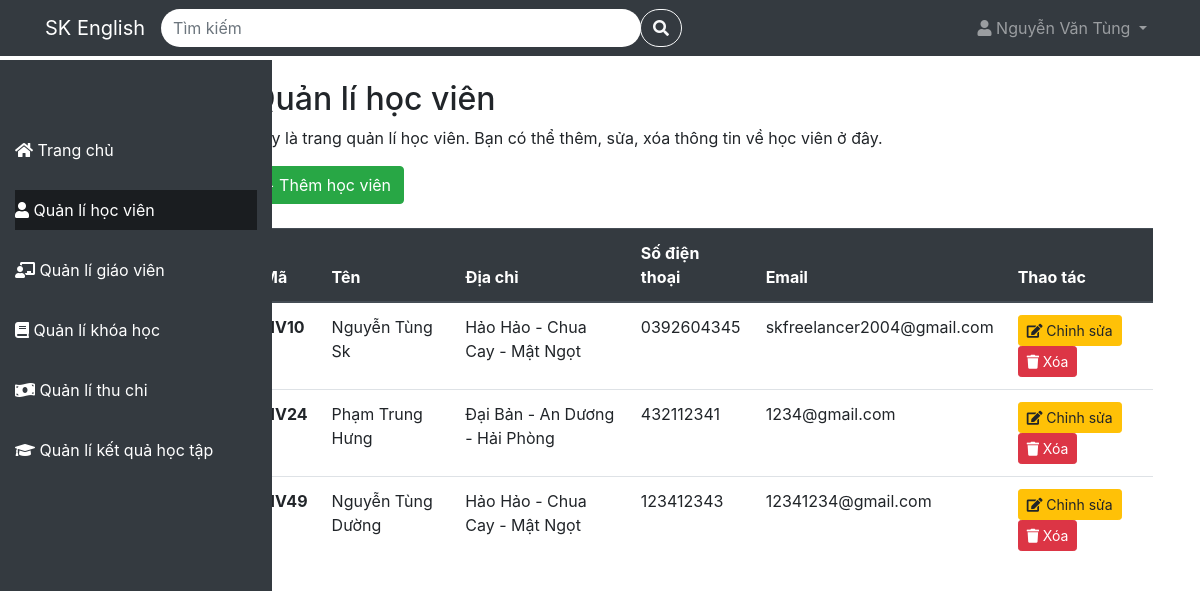
Page /QuanLiTrungTamTA/student (signed in) on the earlier database version.
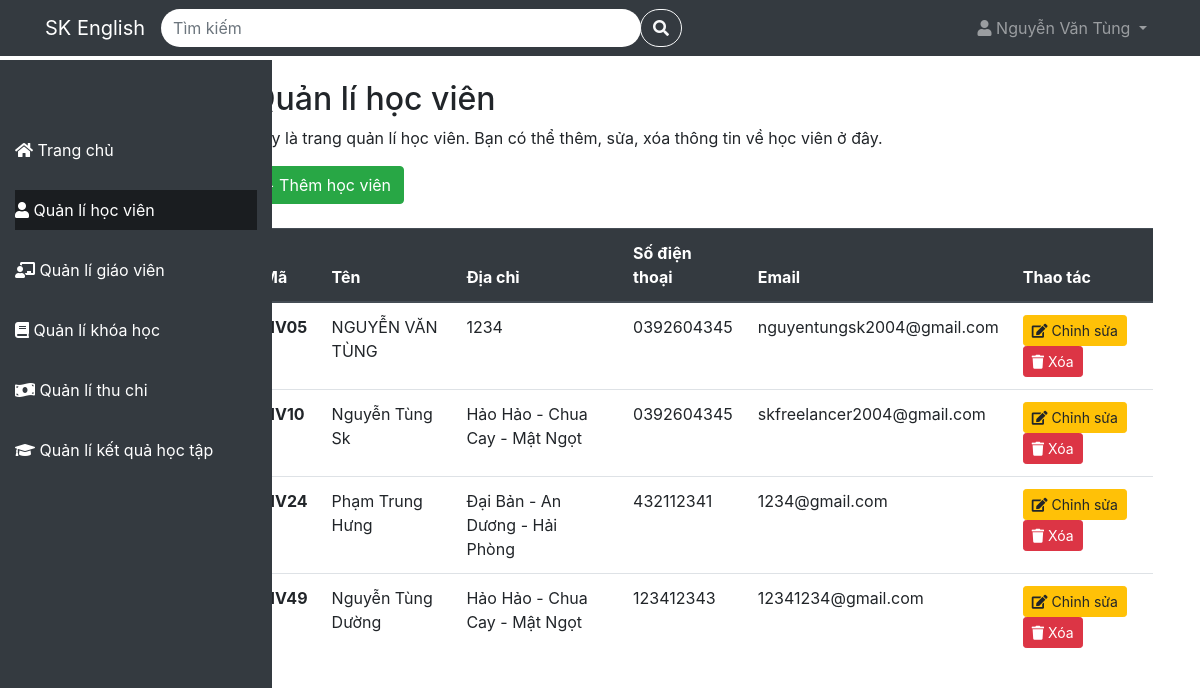
Same page on the later database version.
### tables this page shows
CREATE TABLE `students` (
  `student_id` varchar(4) NOT NULL,
  `name` varchar(100) NOT NULL,
  `address` varchar(100) DEFAULT NULL,
  `phone` varchar(10) NOT NULL,
  `email` varchar(100) NOT NULL
);

### app/Controller/StudentController.php (called while the page is built, shortened)
<?php
class StudentController {
    protected $config = [
        'host' => 'localhost',
        'dbname' => 'quanlytrungtamta',
        'user' => 'root',
        'password' => ''
    ];
    protected $db;
    public function __construct() {
        $this->db = new Database($this->config);
    }
    public function index(){
        $checkSearch = false;
        try {
            if($checkSearch){
                $listStudent = $this->db->table('students')->search(['student_id','name', 'address', 'phone', 'email'], $search);
            }else{
                $listStudent = $this->db->table('students')->get();
            }
        } catch (PDOException $e) {
            $this->db->logToConsole('lỗi lấy dữ liệu cho trang student: ' . $e->getMessage());
        }
        include './app/View/Student/student.php';
    }
}
?>

### index.php (called while the page is built, shortened)
<?php
include './app/Model/Model.php';
include './app/Controller/StudentController.php';
$route = new Route();
$route->get('/', 'LandingController@index');
$route->post('/login', 'LoginController@index');
$route->post('/logout', 'LogoutController@index');
$route->post('/register', 'RegisterController@index');
$route->post('/verify', 'RegisterController@verify');
$route->post('/forgotPassword', 'ForgotPasswordController@index');
$route->post('/courseRegistration', 'RegisterController@courseRegistration');
if(isset($_SESSION['full_name']) && !empty($_SESSION['full_name']))
{
    $route->get('/home', 'HomeController@index');
    $route->get('/student', 'StudentController@index');
    $route->post('/student/deleteStudent', 'StudentController@deleteStudent');
    $route->post('/student/editStudent', 'StudentController@editStudent');
    $route->post('/student/addStudent', 'RegistrationController@addStudent');
    $route->get('/teacher', 'TeacherController@index');
    $route->post('/teacher/addTeacher', 'TeacherController@addTeacher');
    $route->post('/teacher/editTeacher', 'TeacherController@editTeacher');
    $route->post('/teacher/deleteTeacher', 'TeacherController@deleteTeacher');
    $route->get('/course', 'CourseController@index');
    $route->post('/course/addCourse', 'CourseController@addCourse');
    $route->post('/course/deleteCourse', 'CourseController@deleteCourse');
    $route->post('/course/edit', 'CourseController@editCourse');
    $route->get('/course/detail', 'CourseController@show@detailCourse.php');
    $route->post('/course/addSchedule', 'ScheduleController@addSchedule');
    $route->post('/course/deleteSchedule', 'ScheduleController@deleteSchedule');
    $route->get('/payment', 'PaymentController@index');
    $route->get('/achievement', 'AchievementController@index');
}
$requestUri = $_SERVER['REQUEST_URI'];
$route->handle($requestUri);
?>

### app/Model/Model.php (called while the page is built, shortened)
<?php
class Database {
    protected
        $table = '',
        $host = '',
        $user ='',
        $password = '',
        $dbname = '',
        $conn = null;
    public function __construct($config){
        $this->host = $config['host'];
        $this->user = $config['user'];
        $this->password = $config['password'];
        $this->dbname = $config['dbname'];
    }
    protected function connect(){
        try{
            $this->conn = new PDO("mysql:host=$this->host;dbname=$this->dbname", $this->user, $this->password);
            $this->conn->setAttribute(PDO::ATTR_ERRMODE, PDO::ERRMODE_EXCEPTION);
        }catch(PDOException $e){
            echo "Lỗi kết nối đến cơ sở dữ liệu: ".$e->getMessage();
        }
    }
    public function get($data = [])
    {
        try {
            if (empty($data)) {
                $sqlString = "select * from $this->table";
                $query = $this->conn->prepare($sqlString);
                $query->execute();
            } else {
                $stmt = join('=? and ', array_keys($data));
                $stmt .= '=?';
                $sqlString = "select * from $this->table where $stmt";
                $query = $this->conn->prepare($sqlString);
                $query->execute(array_values($data));
            }
            return $query->fetchAll(PDO::FETCH_ASSOC);
        } catch (PDOException $e) {
            $this->logToConsole("Lỗi đọc dữ liệu: " . $e->getMessage());
        }
    }
    public function JoinTable($table = [], $where = []) {
        try {
            $sqlString = "SELECT * FROM $this->table";
            $id = array_values($table);
            $tableKeys = array_keys($table);
            for ($i = 0; $i < count($tableKeys); $i++) {
                $sqlString .= " INNER JOIN " . $tableKeys[$i] . " ON " . $this->table . "." . $id[$i] . " = " . $tableKeys[$i] . "." . $id[$i];
            }
            if (!empty($where)) {
                $sqlString .= " WHERE ";
                $conditions = [];
                foreach (array_keys($where) as $column) {
                    $conditions[] = $column . " LIKE ?";
                }
                $sqlString .= implode(" AND ", $conditions);
            }
            $query = $this->conn->prepare($sqlString);
            if (!empty($where)) {
                $i = 1;
                foreach (array_values($where) as $value) {
                    $query->bindValue($i, '%' . $value . '%');
                    $i++;
                }
            }
            $query->execute();
            $results = $query->fetchAll(PDO::FETCH_ASSOC);
            return $results;
        } catch (PDOException $e) {
            $this->logToConsole("Lỗi đọc dữ liệu: " . $e->getMessage());
            return [];
        } catch (Exception $e) {
            $this->logToConsole("Lỗi: " . $e->getMessage());
            return [];
        }
    }
    public function table($table){
        $this->table = $table;
        return $this;
    }
}
?>

### app/View/Student/student.php (the view, shortened to what the changed rows need)
<!DOCTYPE html>
<html lang="en">
<head>
  <link rel="stylesheet" href="https://cdnjs.cloudflare.com/ajax/libs/font-awesome/5.15.4/css/all.min.css">
  <link rel="stylesheet" href="https://maxcdn.bootstrapcdn.com/bootstrap/4.5.2/css/bootstrap.min.css">
  <link rel="stylesheet" href=".\public\css\cssProject.css">
  <link rel="stylesheet" href="..\public\css\cssProject.css">
</head>
<body>
<?php include './app/View/Template/sidebar.php' ?>
<div class="main-content">
    <div class="container mt-5">
      <h2>Quản lí học viên</h2>
      <table class="table">
        <thead class="thead-dark">
          <tr>
            <th scope="col">Mã</th>
            <th scope="col">Tên</th>
            <th scope="col">Địa chỉ</th>
            <th scope="col">Số điện thoại</th>
            <th scope="col">Email</th>
            <th scope="col">Thao tác</th>
          </tr>
        </thead>
        <tbody>
            <?php if (!empty($listStudent)): ?>
              <?php
                  foreach($listStudent as $student):
                    $listRegistration = $this->db->table('registrations')->JoinTable(['schedules'=>'schedule_id'],['student_id'=>$student['student_id']]);
                    $data_registration = [];
                    foreach($listRegistration as $registration){
                        $tmp = $this->db->table('schedules')->JoinTable(['course'=>'course_id'],['schedule_id'=>$registration['schedule_id']]);
                        $merged_data = array_merge($tmp[0], $registration);
                        $data_registration[] = $merged_data;
                    }
                    $data_registration = json_encode($data_registration);
                ?>
                <tr class="table-row-hover">
                    <th scope="row"
                      data-toggle="modal"
                      data-target="#detailStudent"
                      data-name="<?php echo $student['name']?>"
                      data-address="<?php echo $student['address']?>"
                      data-phone="<?php echo $student['phone']?>"
                      data-email="<?php echo $student['email']?>"
                      data-data_registration='<?php echo htmlspecialchars($data_registration, ENT_QUOTES, 'UTF-8'); ?>'
                    >
                    <?php echo $student['student_id']?>
                    </th>
                    <td
                      data-toggle="modal"
                      data-target="#detailStudent"
                      data-name="<?php echo $student['name']?>"
                      data-address="<?php echo $student['address']?>"
                      data-phone="<?php echo $student['phone']?>"
                      data-email="<?php echo $student['email']?>"
                      data-data_registration='<?php echo htmlspecialchars($data_registration, ENT_QUOTES, 'UTF-8'); ?>'
                    >
                    <?php echo $student['name']?>
                    </td>
                    <td
                      data-toggle="modal"
                      data-target="#detailStudent"
                      data-name="<?php echo $student['name']?>"
                      data-address="<?php echo $student['address']?>"
                      data-phone="<?php echo $student['phone']?>"
                      data-email="<?php echo $student['email']?>"
                      data-data_registration='<?php echo htmlspecialchars($data_registration, ENT_QUOTES, 'UTF-8'); ?>'
                    >
                    <?php echo $student['address']?>
                    </td>
                    <td
                      data-toggle="modal"
                      data-target="#detailStudent"
                      data-name="<?php echo $student['name']?>"
                      data-address="<?php echo $student['address']?>"
                      data-phone="<?php echo $student['phone']?>"
                      data-email="<?php echo $student['email']?>"
                      data-data_registration='<?php echo htmlspecialchars($data_registration, ENT_QUOTES, 'UTF-8'); ?>'
                    >
                    <?php echo $student['phone']?>
                    </td>
                    <td
                      data-toggle="modal"
                      data-target="#detailStudent"
                      data-name="<?php echo $student['name']?>"
                      data-address="<?php echo $student['address']?>"
                      data-phone="<?php echo $student['phone']?>"
                      data-email="<?php echo $student['email']?>"
                      data-data_registration='<?php echo htmlspecialchars($data_registration, ENT_QUOTES, 'UTF-8'); ?>'
                    >
                    <?php echo $student['email']?>
                    </td>
                  <td>
                    <div class="d-inline">
                        <a type="button"
                            class="btn btn-warning btn-sm mr-2"
                            data-toggle="modal"
                            data-target="#editStudent"
                            data-name="<?php echo $student['name']?>"
                            data-address="<?php echo $student['address']?>"
                            data-phone="<?php echo $student['phone']?>"
                            data-email="<?php echo $student['email']?>"
                            data-student_id="<?php echo $student['student_id']?>"
                        >
                            <i class="fas fa-edit"></i> Chỉnh sửa
                        </a>
                    </div>
                    <div class="d-inline">
                        <form
                            id="deleteForm<?php echo $student['student_id']; ?>"
                            action="./student/deleteStudent"
                            method="POST"
                            class="d-inline"
                        >
                            <button
                                type="button"
                                onclick="deleteStudent('<?php echo $student['student_id']; ?>')"
                                class="btn btn-danger btn-sm"
                            >
                                <i class="fa fa-trash" aria-hidden="true"></i> Xóa
                            </button>
                        </form>
                    </div>
                  </td>
                </tr>
              <?php endforeach; ?>
            <?php endif; ?>
          </tbody>
      </table>
    </div>
  </div>
</body>
</html>

Differences in the rows shown:
added students: student_id "HV05", name "NGUYỄN VĂN TÙNG", address "1234", phone "0392604345", email "nguyentungsk2004@gmail.com"
